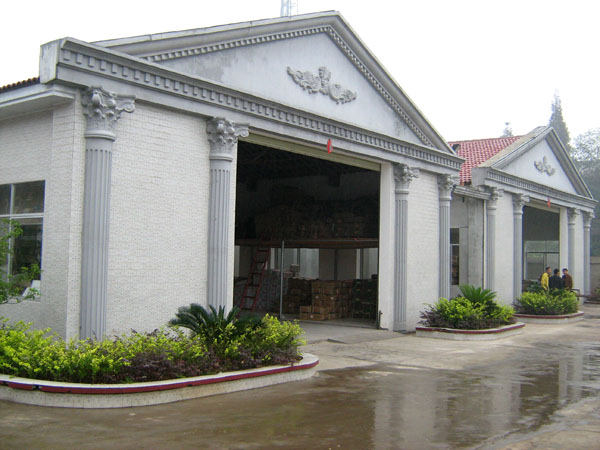
//> input picture data/test.jpg, 600 x 450 px
$ ./cv_match   (built with g++ and OpenCV 4)
//> lines starting //> are read from the running program, lines starting //| are printed output that depends on the picture
#include <iostream>
#include <opencv2/core.hpp>
#include <opencv2/highgui.hpp>
#include <opencv2/imgproc.hpp>
#include <opencv2/xfeatures2d.hpp>

using namespace std;
using namespace cv;

void matchHamming(const Mat &image1, const Mat &image2);

int main()
{
    ///2020.10.26
    Mat image1 = imread("/home/czy/Documents/MyCPP/data/test.jpg");
//> image1 is the input picture: 450 rows x 600 cols, CV_8UC3; mean B, G, R 140.9, 147.4, 147.3
    Mat image2 = imread("/home/czy/Documents/MyCPP/data/output.jpg");
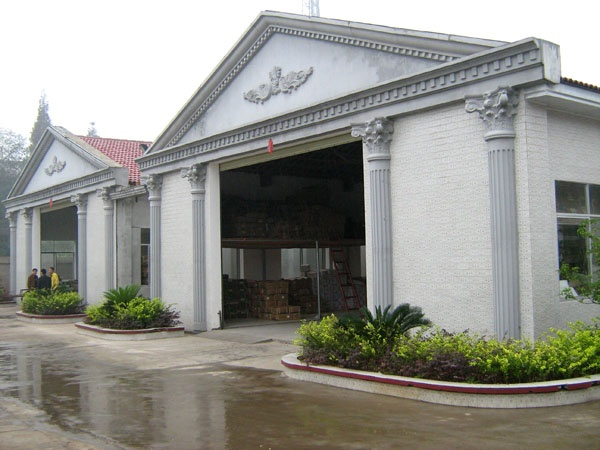
//> input picture data/output.jpg, 600 x 450 px
//> image2 is the input picture: 450 rows x 600 cols, CV_8UC3; mean B, G, R 140.9, 147.4, 147.3
    Ptr<FeatureDetector> ptrDetector = ORB::create(100);
    vector<KeyPoint> keypoints1, keypoints2;
    ptrDetector->detect(image1, keypoints1);
//> keypoints1 = 100 keypoints; strongest (x, y, size): (38, 78, 31), (381, 326, 31), (453, 148, 31), (302, 358, 31)
    ptrDetector->detect(image2, keypoints2);
//> keypoints2 = 100 keypoints; strongest (x, y, size): (561, 78, 31), (560, 78, 37.2), (218, 326, 31), (146, 148, 31)
    const int nsize(11); // domain size
    Rect neighborhood(0, 0, nsize, nsize);
    Mat patch1, patch2;
    Mat result;
    vector<DMatch> matches;
    for (size_t i = 0; i < keypoints1.size(); i++)
    {
        neighborhood.x = keypoints1[i].pt.x - nsize / 2;
        neighborhood.y = keypoints1[i].pt.y - nsize / 2;
        if (neighborhood.x < 0 || neighborhood.y < 0 || neighborhood.x + nsize >= image1.cols || neighborhood.y + nsize >= image2.rows)
            continue;                  //out of the image,do next point
        patch1 = image1(neighborhood); // patch of ths first image
        DMatch bestMatch;
        for (size_t j = 0; j < keypoints2.size(); j++)
        {
            neighborhood.x = keypoints2[j].pt.x - nsize / 2;
            neighborhood.y = keypoints2[j].pt.y - nsize / 2;
            if (neighborhood.x < 0 || neighborhood.y < 0 || neighborhood.x + nsize >= image1.cols || neighborhood.y + nsize >= image2.rows)
                continue;
            patch2 = image2(neighborhood); // patch of ths second image
            matchTemplate(patch1, patch2, result, TM_SQDIFF_NORMED);
            if (result.at<float>(0, 0) < bestMatch.distance)
            {
                bestMatch.distance = result.at<float>(0, 0);
                bestMatch.queryIdx = i;
                bestMatch.trainIdx = j;
            }
        }
        result.at<float>(0, 0) = 0.0;
        matches.push_back(bestMatch);
    }
//> this loop made 100 passes
    nth_element(matches.begin(), matches.begin() + 25, matches.end());
    //nth_element(s,p,e): s < p,p < e ;p location not move and [s,p] , [p,e]  unsort
    matches.erase(matches.begin() + 25, matches.end());
    //remove [25,end] elements
    Mat mathImage;
    drawMatches(image1, keypoints1, image2, keypoints2, matches, mathImage, Scalar(255, 255, 255), Scalar::all(-1));
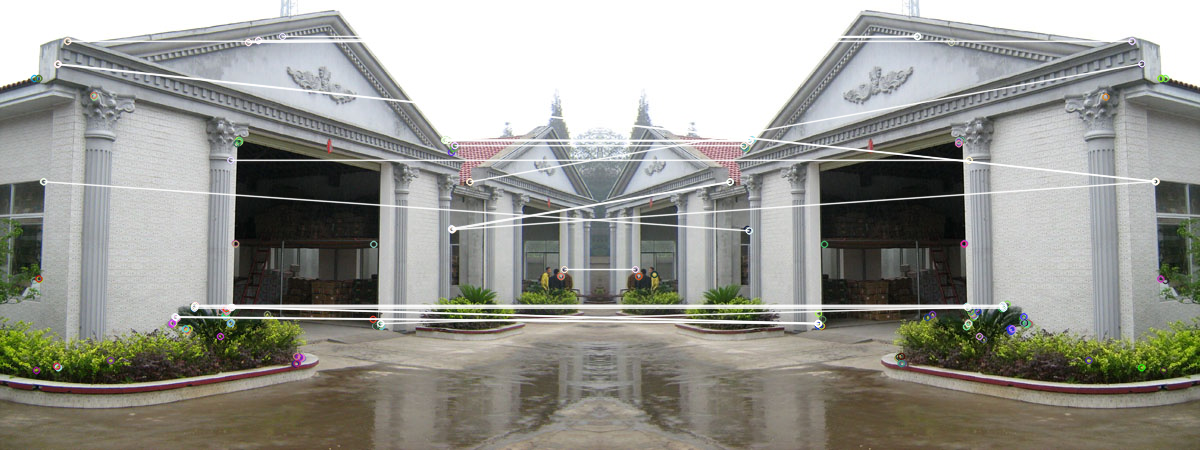
//> mathImage: 450 rows x 1200 cols, CV_8UC3; mean B, G, R 144.8, 151.1, 151.1
    imshow("mathes image", mathImage);
    waitKey();

    ///2020.10.27
    vector<KeyPoint> keypoints3, keypoints4;
//> (the run ends here: the program stops with an error, at `Ptr<Feature2D> ptrFeature2D = xfeatures2d::SURF::create(2000.0);`)
